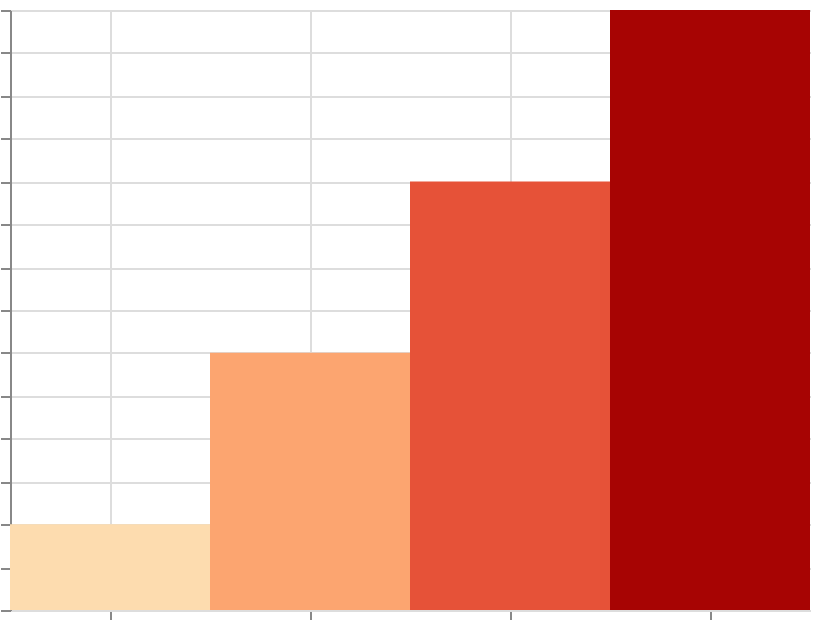

The Vega-Lite source for this figure:
### Vega specification from a JSON file in a GitHub repository (floating-point values rounded to 4 significant figures)
{"$schema": "https://vega.github.io/schema/vega/v6.json", "width": 400, "height": 300, "padding": 5, "autosize": "none", "data": [{"name": "table", "values": [{"cat": "A", "val": 10}, {"cat": "B", "val": 30}, {"cat": "C", "val": 50}, {"cat": "D", "val": 70}]}], "scales": [{"name": "x", "type": "band", "domain": {"data": "table", "field": "cat", "sort": true}, "range": "width"}, {"name": "y", "type": "linear", "domain": {"data": "table", "field": "val"}, "range": [{"signal": "height"}, 0], "zero": true, "nice": true}, {"name": "color", "type": "sequential", "domain": {"data": "table", "field": "val"}, "scheme": "orangered"}], "marks": [{"type": "rect", "from": {"data": "table"}, "encode": {"update": {"x": {"scale": "x", "field": "cat"}, "width": {"scale": "x", "band": 1}, "y": {"scale": "y", "field": "val"}, "y2": {"scale": "y", "value": 0}, "fill": {"scale": "color", "field": "val"}}}}], "axes": [{"scale": "x", "orient": "bottom", "grid": true, "labels": false}, {"scale": "y", "orient": "left", "grid": true, "labels": false}], "legends": [{"fill": "color"}]}
